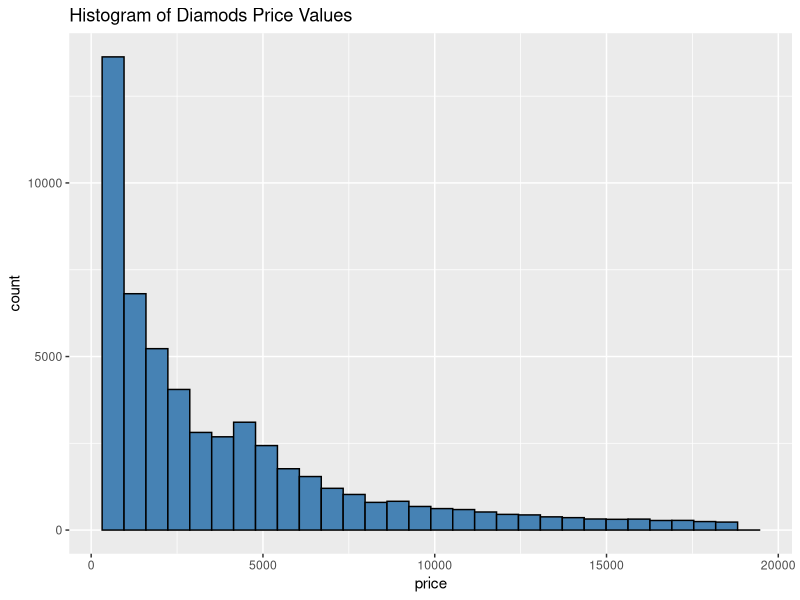
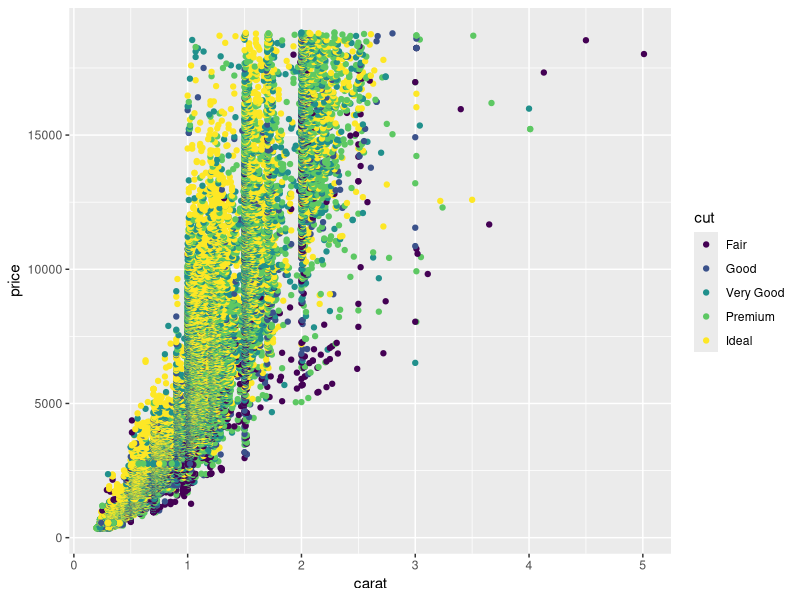
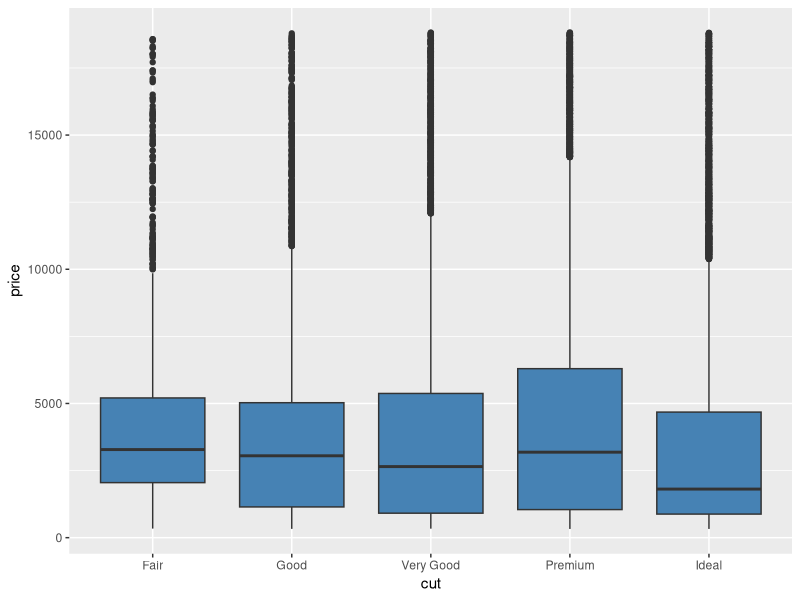
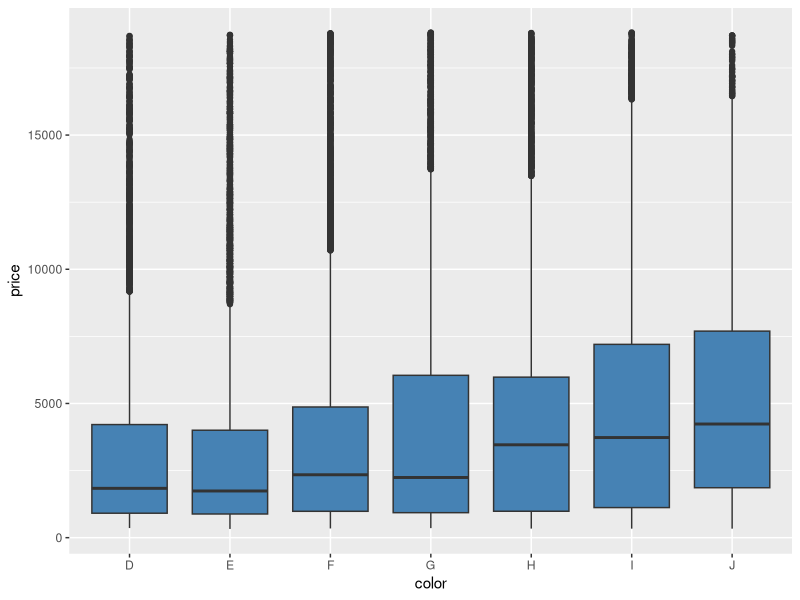
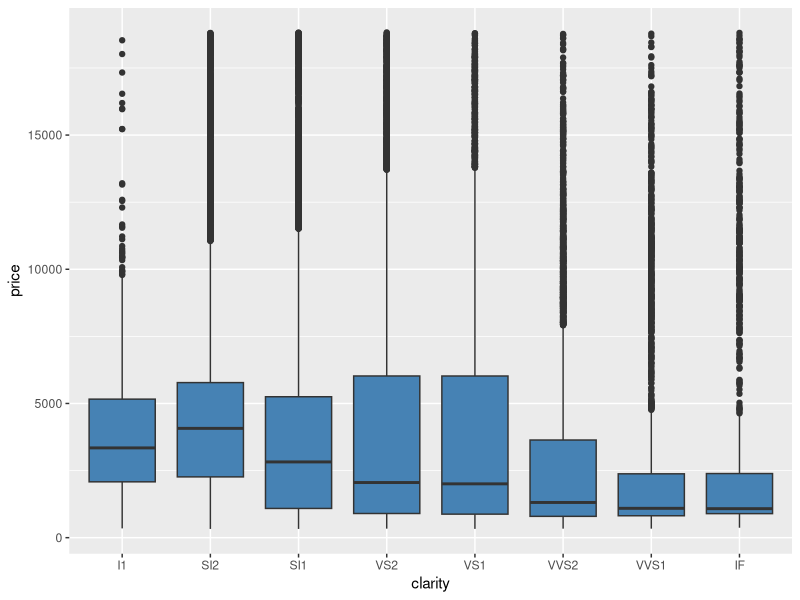
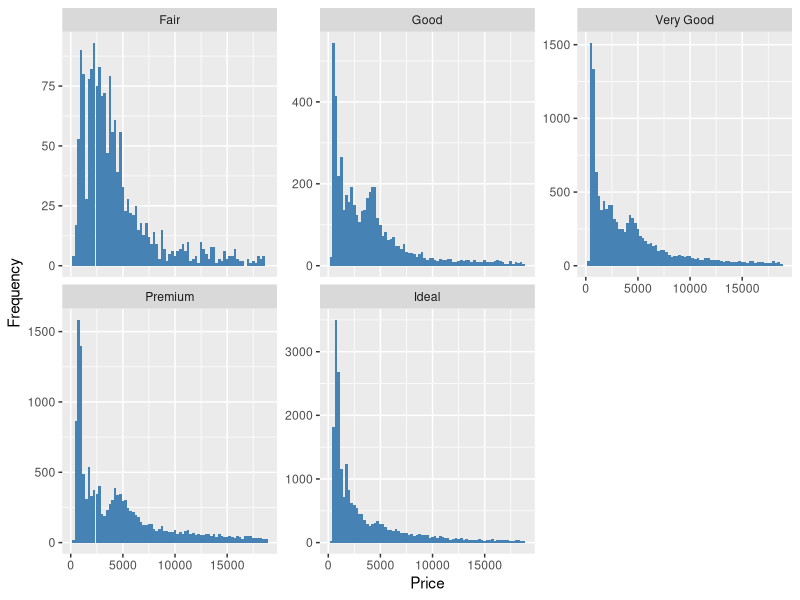
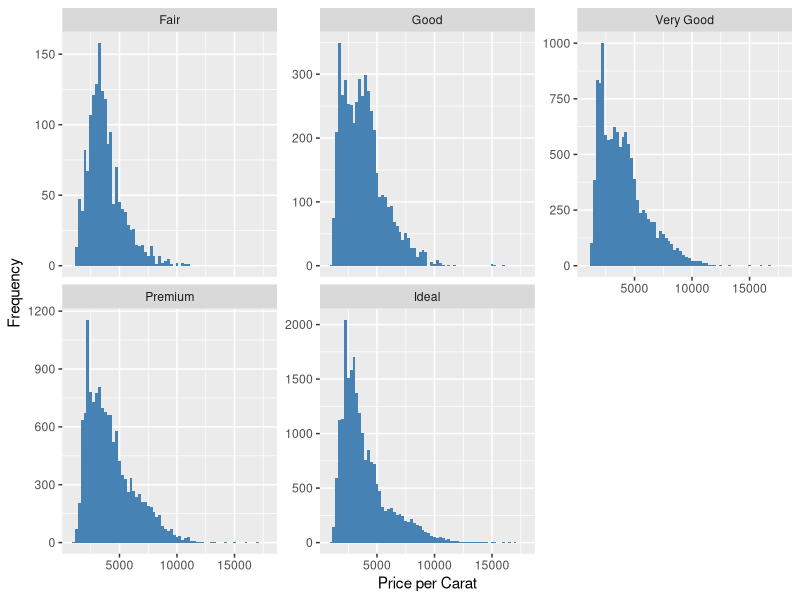

The R source for these figures, in order:
## ---- chunk 1
## Global options
knitr::opts_chunk$set(cache = TRUE)

## ---- chunk 2
#load ggplot2 library
library(ggplot2)

diamonds
#view first six rows of diamonds dataset
head(diamonds)
names(diamonds)
#summarize diamonds dataset
summary(diamonds)
#display rows and columns
dim(diamonds)
str(diamonds)
## ---- chunk 3
#create histogram of values for price
ggplot(data=diamonds, aes(x=price)) +
  geom_histogram(fill="steelblue", color="black",bins = 30) +
  ggtitle("Histogram of Diamods Price Values")

## ---- chunk 4
#create scatterplot of carat vs. price, using cut as color variable
ggplot(data=diamonds, aes(x=carat, y=price, color=cut)) + 
  geom_point()

## ---- chunk 5
ggplot(data=diamonds, aes(x=cut, y=price)) + 
  geom_boxplot(fill="steelblue")

## ---- chunk 6
ggplot(diamonds, aes(color,price)) + geom_boxplot(fill="steelblue")
## ---- chunk 7
ggplot(diamonds, aes(clarity,price)) + geom_boxplot(fill="steelblue")

## ---- chunk 8
by(diamonds$price, diamonds$cut, summary)
ggplot(data = diamonds, aes(x = price)) + 
  geom_histogram(binwidth = 250,fill="steelblue") + 
  facet_wrap(~cut, scales = "free_y") + 
  scale_x_continuous() + xlab('Price') + 
  ylab('Frequency')

## ---- chunk 9
diamonds$price_per_carat <- diamonds$price / diamonds$carat

ggplot(data = diamonds, aes(x = price_per_carat)) + 
  geom_histogram(binwidth = 250, fill="steelblue") + 
  facet_wrap(~cut, scales = "free_y") + 
  xlab('Price per Carat') + 
  ylab('Frequency')
## ---- chunk 10

sessionInfo()

